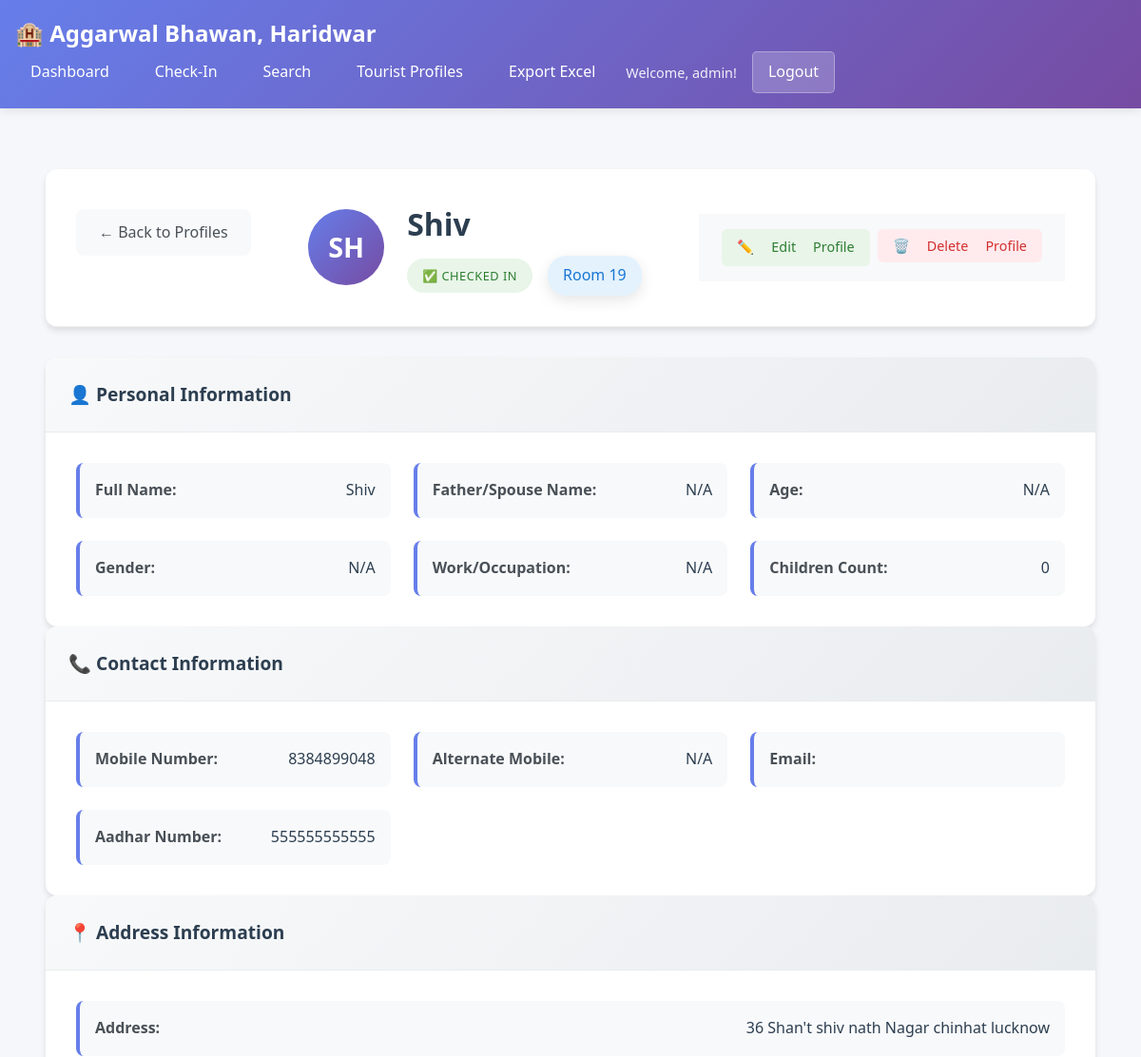
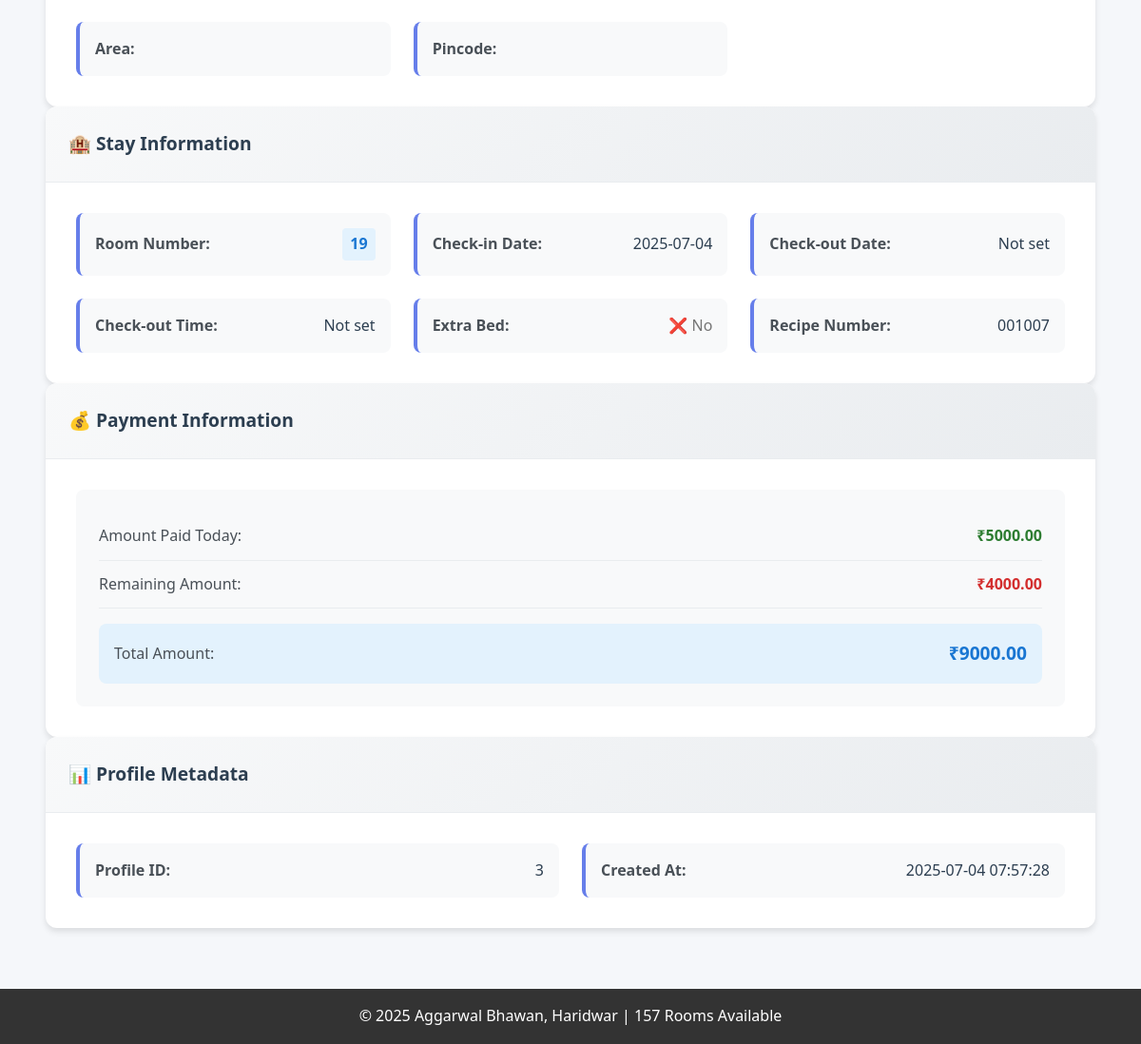
Screenshot of /tourist_profile/3 (signed in) with the database file from the repository (2 pictures, top to bottom).
### tables this page shows
CREATE TABLE "tourists" (
                id INTEGER PRIMARY KEY AUTOINCREMENT,
                full_name TEXT NOT NULL,
                father_spouse_name TEXT,
                age INTEGER,
                work TEXT,
                address TEXT NOT NULL,
                aadhar_number TEXT NOT NULL,
                mobile_number TEXT NOT NULL,
                alternate_mobile TEXT,
                gender TEXT,
                male_count INTEGER DEFAULT 0,
                female_count INTEGER DEFAULT 0,
                children_count INTEGER DEFAULT 0,
                amount_paid_today REAL NOT NULL,
                remaining_amount REAL NOT NULL,
                check_in_done BOOLEAN NOT NULL,
                room_number INTEGER NOT NULL,
                check_in_date DATE NOT NULL,
                check_out_date DATE,
                check_out_time TIME,
                extra_bed BOOLEAN DEFAULT FALSE,
                recipe_number TEXT,
                comments TEXT,
                created_at TIMESTAMP DEFAULT CURRENT_TIMESTAMP
            , payment_mode TEXT DEFAULT "Cash");

### app - Copy.py (the view)
@app.route('/tourist_profile/<int:tourist_id>')
def tourist_profile_detail(tourist_id):
    if 'user_id' not in session:
        return redirect(url_for('login'))
    conn = sqlite3.connect(DATABASE_PATH)
    cursor = conn.cursor()
    cursor.execute('''
        SELECT id, full_name, father_spouse_name, age, work, address,
               aadhar_number, mobile_number, alternate_mobile, gender,
               children_count, amount_paid_today, remaining_amount, check_in_done,
               room_number, check_in_date, check_out_date, check_out_time,
               extra_bed, recipe_number, comments, created_at, payment_mode
        FROM tourists
        WHERE id = ?
    ''', (tourist_id,))
    row = cursor.fetchone()
    conn.close()
    if not row:
        flash('Tourist profile not found', 'error')
        return redirect(url_for('tourist_profiles'))
    tourist = {
        'id': row[0],
        'full_name': row[1],
        'father_spouse_name': row[2] or '',  # Handle None values
        'age': row[3],
        'work': row[4] or '',  # Handle None values
        'address': row[5],
        'aadhar_number': row[6],
        'mobile_number': row[7],
        'alternate_mobile': row[8] or '',  # Handle None values
        'gender': row[9] or '',  # Handle None values
        'children_count': row[10] or 0,  # Handle None values
        'amount_paid_today': row[11],
        'remaining_amount': row[12],
        'check_in_done': row[13],
        'room_number': row[14],
        'check_in_date': row[15],
        'check_out_date': row[16] or '',  # Handle None values
        'check_out_time': row[17] or '',  # Handle None values
        'extra_bed': row[18] or False,  # Handle None values
        'recipe_number': row[19] or '',  # Handle None values
        'comments': row[20] or '',  # Handle None values
        'created_at': row[21],
        'payment_mode': row[22] or 'Cash',  # Handle None values
        'receipt_generated': False,  # Not in current schema
        'receipt_generated_date': '',  # Not in current schema
        'receipt_generated_by': '',  # Not in current schema
        'receipt_number': row[19] or ''  # Use recipe_number
    }
    return render_template('tourist_profile_detail.html', tourist=tourist)

### templates/tourist_profile_detail.html (shortened to what this page needs)
{% extends "base.html" %}
{% block content %}
<div class="profile-detail-container">
    <div class="profile-header">
        <div class="profile-nav">
            <a href="{{ url_for('tourist_profiles') }}" class="back-btn">← Back to Profiles</a>
        </div>
        <div class="profile-title">
            <div class="profile-avatar-large">
                <span class="avatar-text">{{ tourist.full_name[:2].upper() }}</span>
            </div>
            <div class="profile-title-info">
                <h1>{{ tourist.full_name }}</h1>
                <p class="profile-subtitle">
                    {% if tourist.check_in_done %}
                        <span class="status-badge status-checked-in">✅ Checked In</span>
                    {% else %}
                        <span class="status-badge status-pending">⏳ Pending Check-in</span>
                    {% endif %}
                    <span class="room-info">Room {{ tourist.room_number }}</span>
                </p>
            </div>
        </div>
        <div class="profile-actions">
            <a href="{{ url_for('edit_tourist_profile', tourist_id=tourist.id) }}" class="btn btn-edit">
                ✏️ Edit Profile
            </a>
            <form method="POST" action="{{ url_for('delete_tourist_profile', tourist_id=tourist.id) }}"
                  style="display: inline;" onsubmit="return confirmDelete('{{ tourist.full_name }}')">
                <button type="submit" class="btn btn-delete">
                    🗑️ Delete Profile
                </button>
            </form>
        </div>
    </div>
    <div class="profile-content">
        <div class="profile-sections">
            <div class="profile-section">
                <h3>👤 Personal Information</h3>
                <div class="section-content">
                    <div class="info-grid">
                        <div class="info-item">
                            <span class="info-label">Full Name:</span>
                            <span class="info-value">{{ tourist.full_name }}</span>
                        </div>
                        <div class="info-item">
                            <span class="info-label">Father/Spouse Name:</span>
                            <span class="info-value">{{ tourist.father_spouse_name or 'N/A' }}</span>
                        </div>
                        <div class="info-item">
                            <span class="info-label">Age:</span>
                            <span class="info-value">{{ tourist.age or 'N/A' }}</span>
                        </div>
                        <div class="info-item">
                            <span class="info-label">Gender:</span>
                            <span class="info-value">{{ tourist.gender or 'N/A' }}</span>
                        </div>
                        <div class="info-item">
                            <span class="info-label">Work/Occupation:</span>
                            <span class="info-value">{{ tourist.work or 'N/A' }}</span>
                        </div>
                        <div class="info-item">
                            <span class="info-label">Children Count:</span>
                            <span class="info-value">{{ tourist.children_count or 0 }}</span>
                        </div>
                    </div>
                </div>
            </div>
            <div class="profile-section">
                <h3>📞 Contact Information</h3>
                <div class="section-content">
                    <div class="info-grid">
                        <div class="info-item">
                            <span class="info-label">Mobile Number:</span>
                            <span class="info-value">{{ tourist.mobile_number }}</span>
                        </div>
                        <div class="info-item">
                            <span class="info-label">Alternate Mobile:</span>
                            <span class="info-value">{{ tourist.alternate_mobile or 'N/A' }}</span>
                        </div>
                        <div class="info-item">
                            <span class="info-label">Email:</span>
                        </div>
                        <div class="info-item">
                            <span class="info-label">Aadhar Number:</span>
                            <span class="info-value">{{ tourist.aadhar_number }}</span>
                        </div>
                    </div>
                </div>
            </div>
            <div class="profile-section">
                <h3>📍 Address Information</h3>
                <div class="section-content">
                    <div class="info-grid">
                        <div class="info-item full-width">
                            <span class="info-label">Address:</span>
                            <span class="info-value">{{ tourist.address }}</span>
                        </div>
                        <div class="info-item">
                            <span class="info-label">Area:</span>
                        </div>
                        <div class="info-item">
                            <span class="info-label">Pincode:</span>
                        </div>
                    </div>
                </div>
            </div>
            <div class="profile-section">
                <h3>🏨 Stay Information</h3>
                <div class="section-content">
                    <div class="info-grid">
                        <div class="info-item">
                            <span class="info-label">Room Number:</span>
                            <span class="info-value room-highlight">{{ tourist.room_number }}</span>
                        </div>
                        <div class="info-item">
                            <span class="info-label">Check-in Date:</span>
                            <span class="info-value">{{ tourist.check_in_date }}</span>
                        </div>
                        <div class="info-item">
                            <span class="info-label">Check-out Date:</span>
                            <span class="info-value">{{ tourist.check_out_date or 'Not set' }}</span>
                        </div>
                        <div class="info-item">
                            <span class="info-label">Check-out Time:</span>
                            <span class="info-value">{{ tourist.check_out_time or 'Not set' }}</span>
                        </div>
                        <div class="info-item">
                            <span class="info-label">Extra Bed:</span>
                            <span class="info-value">
                                {% if tourist.extra_bed %}
                                    <span class="extra-bed-yes">🛏️ Yes</span>
                                {% else %}
                                    <span class="extra-bed-no">❌ No</span>
                                {% endif %}
                            </span>
                        </div>
                        <div class="info-item">
                            <span class="info-label">Recipe Number:</span>
                            <span class="info-value">{{ tourist.recipe_number or 'N/A' }}</span>
                        </div>
                    </div>
                </div>
            </div>
            <div class="profile-section">
                <h3>💰 Payment Information</h3>
                <div class="section-content">
                    <div class="payment-summary">
                        <div class="payment-item">
                            <span class="payment-label">Amount Paid Today:</span>
                            <span class="payment-value paid">₹{{ "%.2f"|format(tourist.amount_paid_today) }}</span>
                        </div>
                        <div class="payment-item">
                            <span class="payment-label">Remaining Amount:</span>
                            <span class="payment-value {{ 'remaining' if tourist.remaining_amount > 0 else 'paid' }}">
                                ₹{{ "%.2f"|format(tourist.remaining_amount) }}
                            </span>
                        </div>
                        <div class="payment-item total">
                            <span class="payment-label">Total Amount:</span>
                            <span class="payment-value total">₹{{ "%.2f"|format(tourist.amount_paid_today + tourist.remaining_amount) }}</span>
                        </div>
                    </div>
                </div>
            </div>
            <div class="profile-section">
                <h3>📊 Profile Metadata</h3>
                <div class="section-content">
                    <div class="info-grid">
                        <div class="info-item">
                            <span class="info-label">Profile ID:</span>
                            <span class="info-value">{{ tourist.id }}</span>
                        </div>
                        <div class="info-item">
                            <span class="info-label">Created At:</span>
                            <span class="info-value">{{ tourist.created_at }}</span>
                        </div>
                    </div>
                </div>
            </div>
        </div>
    </div>
</div>
{% endblock %}

### rows the page displays
tourists: full_name "SH", full_name "Shiv", room_number "19", children_count "0", mobile_number "8384899048", aadhar_number "555555555555", address "36 Shan't shiv nath Nagar chinhat lucknow", check_in_date "2025-07-04", recipe_number "001007", amount_paid_today "5000.00", remaining_amount "4000.00", tourist.amount_paid_today+tourist.remaining_amount "9000.00", id "3", created_at "2025-07-04 07:57:28"

### other values shown
{{ session.username }} "admin"
{{ tourist.father_spouse_name or 'N/A' }} "N/A"
{{ tourist.age or 'N/A' }} "N/A"
{{ tourist.gender or 'N/A' }} "N/A"
{{ tourist.work or 'N/A' }} "N/A"
{{ tourist.alternate_mobile or 'N/A' }} "N/A"
{{ tourist.check_out_date or 'Not set' }} "Not set"
{{ tourist.check_out_time or 'Not set' }} "Not set"
